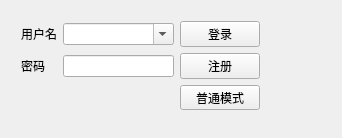
<?xml version="1.0" encoding="UTF-8"?>
<ui version="4.0">
 <class>Login</class>
 <widget class="QWidget" name="Login">
  <property name="geometry">
   <rect>
    <x>0</x>
    <y>0</y>
    <width>342</width>
    <height>138</height>
   </rect>
  </property>
  <property name="windowTitle">
   <string>Login</string>
  </property>
  <widget class="QWidget" name="gridLayoutWidget">
   <property name="geometry">
    <rect>
     <x>10</x>
     <y>10</y>
     <width>261</width>
     <height>111</height>
    </rect>
   </property>
   <layout class="QGridLayout" name="gridLayout">
    <item row="1" column="0">
     <widget class="QLabel" name="label_2">
      <property name="text">
       <string>密码</string>
      </property>
     </widget>
    </item>
    <item row="1" column="1">
     <widget class="QLineEdit" name="passwdLineEdit"/>
    </item>
    <item row="0" column="1">
     <widget class="QComboBox" name="nameCmBox">
      <property name="editable">
       <bool>true</bool>
      </property>
     </widget>
    </item>
    <item row="0" column="0">
     <widget class="QLabel" name="label">
      <property name="text">
       <string>用户名</string>
      </property>
     </widget>
    </item>
    <item row="0" column="2">
     <widget class="QPushButton" name="loginBtn">
      <property name="text">
       <string>登录</string>
      </property>
     </widget>
    </item>
    <item row="1" column="2">
     <widget class="QPushButton" name="regBtn">
      <property name="text">
       <string>注册</string>
      </property>
     </widget>
    </item>
    <item row="2" column="2">
     <widget class="QPushButton" name="visitorBtn">
      <property name="text">
       <string>普通模式</string>
      </property>
     </widget>
    </item>
   </layout>
  </widget>
 </widget>
 <layoutdefault spacing="6" margin="11"/>
 <resources/>
 <connections>
  <connection>
   <sender>loginBtn</sender>
   <signal>clicked()</signal>
   <receiver>Login</receiver>
   <slot>login_clicked()</slot>
   <hints>
    <hint type="sourcelabel">
     <x>228</x>
     <y>33</y>
    </hint>
    <hint type="destinationlabel">
     <x>287</x>
     <y>124</y>
    </hint>
   </hints>
  </connection>
  <connection>
   <sender>nameCmBox</sender>
   <signal>editTextChanged(QString)</signal>
   <receiver>Login</receiver>
   <slot>getUserInfo()</slot>
   <hints>
    <hint type="sourcelabel">
     <x>92</x>
     <y>32</y>
    </hint>
    <hint type="destinationlabel">
     <x>120</x>
     <y>7</y>
    </hint>
   </hints>
  </connection>
  <connection>
   <sender>visitorBtn</sender>
   <signal>clicked()</signal>
   <receiver>Login</receiver>
   <slot>vistor_Login()</slot>
   <hints>
    <hint type="sourcelabel">
     <x>240</x>
     <y>103</y>
    </hint>
    <hint type="destinationlabel">
     <x>317</x>
     <y>82</y>
    </hint>
   </hints>
  </connection>
 </connections>
 <slots>
  <slot>login_clicked()</slot>
  <slot>getUserInfo()</slot>
  <slot>transmitdb()</slot>
  <slot>vistor_Login()</slot>
 </slots>
</ui>
